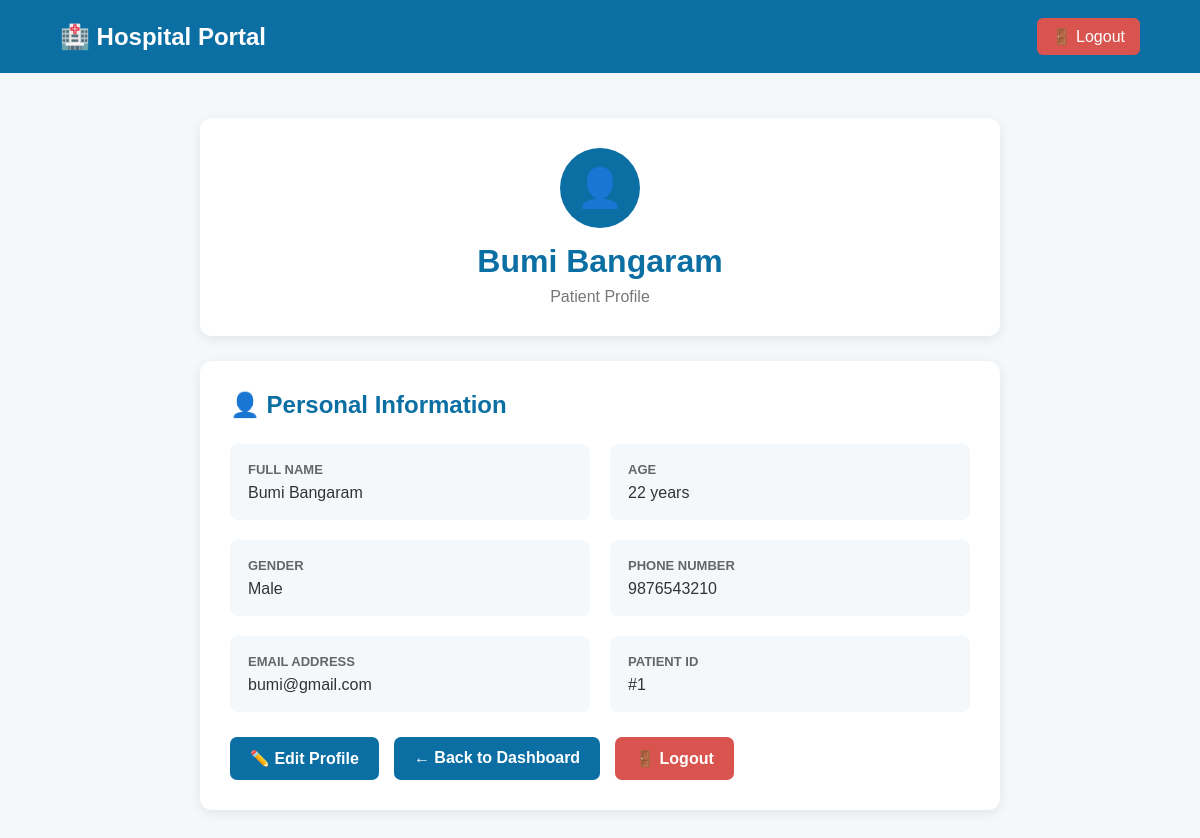
Page /my-profile (signed in) on the committed database.
### tables this page shows
CREATE TABLE patients (
            id INTEGER PRIMARY KEY AUTOINCREMENT,
            name TEXT NOT NULL,
            age INTEGER NOT NULL,
            gender TEXT NOT NULL,
            phone TEXT NOT NULL,
            email TEXT UNIQUE NOT NULL,
            password TEXT NOT NULL
        );

### app.py (the view)
@app.route("/my-profile")
def my_profile():
    if "patient_id" not in session:
        return redirect(url_for("login"))
    connection = get_database()
    patient = connection.execute(
        """
        SELECT *
        FROM patients
        WHERE id = ?
        """,
        (session["patient_id"],)
    ).fetchone()
    connection.close()
    return render_template(
        "my_profile.html",
        patient=patient
    )

### app.py (called while the page is built)
def get_database():
    connection = sqlite3.connect("hospital.db")
    connection.row_factory = sqlite3.Row
    return connection

### templates/my_profile.html (shortened to what this page needs)
<!DOCTYPE html>
<html lang="en">
<head>
</head>
<body>
    <nav>
        <div class="logo">
            🏥 Hospital Portal
        </div>
        <a
            href="{{ url_for('logout') }}"
            class="logout"
        >
            🚪 Logout
        </a>
    </nav>
    <div class="container">
        <div class="profile-header">
            <div class="profile-icon">
            </div>
            <h1>
                {{ patient["name"] }}
            </h1>
            <p>
                Patient Profile
            </p>
        </div>
        <div class="profile-card">
            <h2>
                👤 Personal Information
            </h2>
            <div class="details">
                <div class="detail">
                    <strong>
                        FULL NAME
                    </strong>
                    <span>
                        {{ patient["name"] }}
                    </span>
                </div>
                <div class="detail">
                    <strong>
                        AGE
                    </strong>
                    <span>
                        {{ patient["age"] }} years
                    </span>
                </div>
                <div class="detail">
                    <strong>
                        GENDER
                    </strong>
                    <span>
                        {{ patient["gender"] }}
                    </span>
                </div>
                <div class="detail">
                    <strong>
                        PHONE NUMBER
                    </strong>
                    <span>
                        {{ patient["phone"] }}
                    </span>
                </div>
                <div class="detail">
                    <strong>
                        EMAIL ADDRESS
                    </strong>
                    <span>
                        {{ patient["email"] }}
                    </span>
                </div>
                <div class="detail">
                    <strong>
                        PATIENT ID
                    </strong>
                    <span>
                        #{{ patient["id"] }}
                    </span>
                </div>
            </div>
            <div class="buttons">
                <a
                    href="{{ url_for('edit_profile') }}"
                    class="btn dashboard-btn"
                >
                    ✏️ Edit Profile
                </a>
                <a
                    href="{{ url_for('patient_dashboard') }}"
                    class="btn dashboard-btn"
                >
                    ← Back to Dashboard
                </a>
                <a
                    href="{{ url_for('logout') }}"
                    class="btn logout-btn"
                >
                    🚪 Logout
                </a>
            </div>
        </div>
    </div>
</body>
</html>

### templates/my_profile.html (style rules this page uses)
* { margin: 0; padding: 0; box-sizing: border-box; font-family: Arial, sans-serif; }
body { background: #f4f8fb; color: #333; min-height: 100vh; }
nav { background: #0b6fa4; padding: 18px 60px; display: flex; justify-content: space-between; align-items: center; }
.logo { color: white; font-size: 24px; font-weight: bold; }
.logout { color: white; text-decoration: none; background: #d9534f; padding: 9px 15px; border-radius: 6px; }
.container { width: 800px; max-width: 94%; margin: 45px auto; }
.profile-header { background: white; padding: 30px; border-radius: 12px; box-shadow: 0 3px 12px rgba(0, 0, 0, 0.08); text-align: center; margin-bottom: 25px; }
.profile-icon { width: 80px; height: 80px; margin: 0 auto 15px; background: #0b6fa4; color: white; border-radius: 50%; display: flex; align-items: center; justify-content: center; font-size: 38px; }
.profile-header h1 { color: #0b6fa4; margin-bottom: 8px; }
.profile-header p { color: #777; }
.profile-card { background: white; padding: 30px; border-radius: 12px; box-shadow: 0 3px 12px rgba(0, 0, 0, 0.08); }
.profile-card h2 { color: #0b6fa4; margin-bottom: 25px; }
.details { display: grid; grid-template-columns: 1fr 1fr; gap: 20px; }
.detail { background: #f4f8fb; padding: 18px; border-radius: 8px; }
.detail strong { display: block; color: #666; font-size: 13px; margin-bottom: 7px; }
.detail span { font-size: 16px; color: #333; word-break: break-word; }
.buttons { margin-top: 25px; display: flex; gap: 15px; flex-wrap: wrap; }
.btn { display: inline-block; padding: 12px 20px; border-radius: 7px; text-decoration: none; font-weight: bold; }
.dashboard-btn { background: #0b6fa4; color: white; }
.logout-btn { background: #d9534f; color: white; }

### rows in the picture
patients: name "Bumi Bangaram", age "22", gender "Male", phone "9876543210", email "bumi@gmail.com", id "1"
